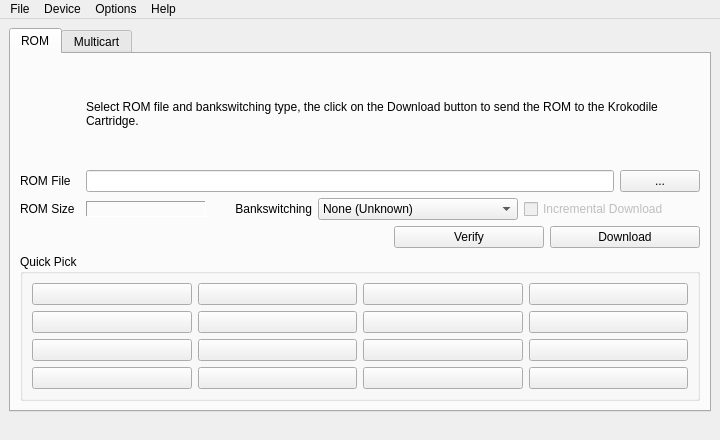
<?xml version="1.0" encoding="UTF-8"?>
<ui version="4.0">
 <class>KrokComWindow</class>
 <widget class="QMainWindow" name="KrokComWindow">
  <property name="geometry">
   <rect>
    <x>0</x>
    <y>0</y>
    <width>720</width>
    <height>440</height>
   </rect>
  </property>
  <property name="sizePolicy">
   <sizepolicy hsizetype="Fixed" vsizetype="Fixed">
    <horstretch>0</horstretch>
    <verstretch>0</verstretch>
   </sizepolicy>
  </property>
  <property name="minimumSize">
   <size>
    <width>720</width>
    <height>440</height>
   </size>
  </property>
  <property name="maximumSize">
   <size>
    <width>720</width>
    <height>440</height>
   </size>
  </property>
  <property name="baseSize">
   <size>
    <width>720</width>
    <height>440</height>
   </size>
  </property>
  <property name="windowTitle">
   <string>Krokodile Commander for UNIX</string>
  </property>
  <property name="windowIcon">
   <iconset resource="resources.qrc">
    <normaloff>:/icons/pics/appicon.png</normaloff>:/icons/pics/appicon.png</iconset>
  </property>
  <property name="unifiedTitleAndToolBarOnMac">
   <bool>false</bool>
  </property>
  <widget class="QWidget" name="centralwidget">
   <layout class="QGridLayout" name="gridLayout">
    <item row="1" column="0">
     <widget class="QTabWidget" name="tabWidget">
      <property name="minimumSize">
       <size>
        <width>701</width>
        <height>0</height>
       </size>
      </property>
      <property name="currentIndex">
       <number>0</number>
      </property>
      <widget class="QWidget" name="romtab">
       <attribute name="title">
        <string>ROM</string>
       </attribute>
       <layout class="QVBoxLayout" name="verticalLayout">
        <item>
         <layout class="QHBoxLayout" name="horizontalLayout">
          <item>
           <widget class="QLabel" name="label">
            <property name="minimumSize">
             <size>
              <width>60</width>
              <height>43</height>
             </size>
            </property>
            <property name="maximumSize">
             <size>
              <width>60</width>
              <height>43</height>
             </size>
            </property>
            <property name="text">
             <string/>
            </property>
            <property name="pixmap">
             <pixmap resource="resources.qrc">:/icons/pics/romchip.png</pixmap>
            </property>
           </widget>
          </item>
          <item>
           <widget class="QLabel" name="label_2">
            <property name="minimumSize">
             <size>
              <width>600</width>
              <height>0</height>
             </size>
            </property>
            <property name="text">
             <string>Select ROM file and bankswitching type, the click on the Download button to send the ROM to the Krokodile Cartridge.</string>
            </property>
            <property name="alignment">
             <set>Qt::AlignLeading|Qt::AlignLeft|Qt::AlignVCenter</set>
            </property>
            <property name="wordWrap">
             <bool>true</bool>
            </property>
           </widget>
          </item>
         </layout>
        </item>
        <item>
         <layout class="QHBoxLayout" name="horizontalLayout_2">
          <item>
           <widget class="QLabel" name="label_3">
            <property name="minimumSize">
             <size>
              <width>60</width>
              <height>0</height>
             </size>
            </property>
            <property name="maximumSize">
             <size>
              <width>60</width>
              <height>16777215</height>
             </size>
            </property>
            <property name="text">
             <string>ROM File </string>
            </property>
           </widget>
          </item>
          <item>
           <widget class="QLineEdit" name="romFileEdit">
            <property name="sizePolicy">
             <sizepolicy hsizetype="Expanding" vsizetype="Fixed">
              <horstretch>0</horstretch>
              <verstretch>0</verstretch>
             </sizepolicy>
            </property>
            <property name="maximumSize">
             <size>
              <width>592</width>
              <height>29</height>
             </size>
            </property>
            <property name="toolTip">
             <string>Copy and paste a single-load ROM image.</string>
            </property>
            <property name="readOnly">
             <bool>false</bool>
            </property>
            <property name="tabChangesFocus" stdset="0">
             <bool>true</bool>
            </property>
           </widget>
          </item>
          <item>
           <widget class="QPushButton" name="openRomButton">
            <property name="toolTip">
             <string>Select a single-load ROM image.</string>
            </property>
            <property name="text">
             <string>...</string>
            </property>
           </widget>
          </item>
         </layout>
        </item>
        <item>
         <layout class="QHBoxLayout" name="horizontalLayout_3">
          <item>
           <widget class="QLabel" name="label_4">
            <property name="minimumSize">
             <size>
              <width>60</width>
              <height>0</height>
             </size>
            </property>
            <property name="maximumSize">
             <size>
              <width>60</width>
              <height>16777215</height>
             </size>
            </property>
            <property name="text">
             <string>ROM Size</string>
            </property>
           </widget>
          </item>
          <item>
           <widget class="QLabel" name="romSizeLabel">
            <property name="sizePolicy">
             <sizepolicy hsizetype="Fixed" vsizetype="Fixed">
              <horstretch>0</horstretch>
              <verstretch>0</verstretch>
             </sizepolicy>
            </property>
            <property name="minimumSize">
             <size>
              <width>120</width>
              <height>0</height>
             </size>
            </property>
            <property name="toolTip">
             <string>Size of the chosen ROM image.</string>
            </property>
            <property name="frameShape">
             <enum>QFrame::Panel</enum>
            </property>
            <property name="frameShadow">
             <enum>QFrame::Sunken</enum>
            </property>
            <property name="text">
             <string/>
            </property>
           </widget>
          </item>
          <item>
           <widget class="QLabel" name="label_6">
            <property name="sizePolicy">
             <sizepolicy hsizetype="Fixed" vsizetype="Fixed">
              <horstretch>0</horstretch>
              <verstretch>0</verstretch>
             </sizepolicy>
            </property>
            <property name="minimumSize">
             <size>
              <width>100</width>
              <height>0</height>
             </size>
            </property>
            <property name="text">
             <string>Bankswitching</string>
            </property>
            <property name="alignment">
             <set>Qt::AlignRight|Qt::AlignTrailing|Qt::AlignVCenter</set>
            </property>
           </widget>
          </item>
          <item>
           <widget class="QComboBox" name="romBSType">
            <property name="minimumSize">
             <size>
              <width>200</width>
              <height>0</height>
             </size>
            </property>
            <property name="toolTip">
             <string>Override the bankswitching scheme
for the currently selected ROM image.
Schemes marked with (*) are not currently
supported by the Krok Cart.</string>
            </property>
            <item>
             <property name="text">
              <string>None (Unknown)</string>
             </property>
            </item>
            <item>
             <property name="text">
              <string>0840 (8K ECONObank)</string>
             </property>
            </item>
            <item>
             <property name="text">
              <string>3E (32K Tigervision)</string>
             </property>
            </item>
            <item>
             <property name="text">
              <string>3F (512K Tigervision)</string>
             </property>
            </item>
            <item>
             <property name="text">
              <string>4A50* (64K 4A50 + ram)</string>
             </property>
            </item>
            <item>
             <property name="text">
              <string>4K (4K Atari)</string>
             </property>
            </item>
            <item>
             <property name="text">
              <string>AR* (Supercharger)</string>
             </property>
            </item>
            <item>
             <property name="text">
              <string>CV (Commvid + RAM)</string>
             </property>
            </item>
            <item>
             <property name="text">
              <string>DPC* (Pitfall II)</string>
             </property>
            </item>
            <item>
             <property name="text">
              <string>E0* (8K Parker Bros)</string>
             </property>
            </item>
            <item>
             <property name="text">
              <string>E7 (16K M-network)</string>
             </property>
            </item>
            <item>
             <property name="text">
              <string>EF (H. Runner)</string>
             </property>
            </item>
            <item>
             <property name="text">
              <string>EFSC (H. Runner + RAM)</string>
             </property>
            </item>
            <item>
             <property name="text">
              <string>F0* (Dynacom Megaboy)</string>
             </property>
            </item>
            <item>
             <property name="text">
              <string>F4 (32K Atari)</string>
             </property>
            </item>
            <item>
             <property name="text">
              <string>F4SC (32K Atari + RAM)</string>
             </property>
            </item>
            <item>
             <property name="text">
              <string>F6 (16K Atari)</string>
             </property>
            </item>
            <item>
             <property name="text">
              <string>F6SC (16K Atari + RAM)</string>
             </property>
            </item>
            <item>
             <property name="text">
              <string>F8 (8K Atari)</string>
             </property>
            </item>
            <item>
             <property name="text">
              <string>F8SC (8K Atari + RAM)</string>
             </property>
            </item>
            <item>
             <property name="text">
              <string>FA (CBS RAM Plus)</string>
             </property>
            </item>
            <item>
             <property name="text">
              <string>FE* (8K Decathlon)</string>
             </property>
            </item>
            <item>
             <property name="text">
              <string>MC* (C. Wilkson Megacart)</string>
             </property>
            </item>
            <item>
             <property name="text">
              <string>SB* (128-256K SUPERbank)</string>
             </property>
            </item>
            <item>
             <property name="text">
              <string>UA (8K UA Ltd.)</string>
             </property>
            </item>
            <item>
             <property name="text">
              <string>X07* (64K AtariAge)</string>
             </property>
            </item>
            <item>
             <property name="text">
              <string>MC4K Multicart (8K - 512K)</string>
             </property>
            </item>
            <item>
             <property name="text">
              <string>MCF8 Multicart (16K - 512K)</string>
             </property>
            </item>
            <item>
             <property name="text">
              <string>MCF6 Multicart (32K - 512K)</string>
             </property>
            </item>
            <item>
             <property name="text">
              <string>MCF4 Multicart (64K - 512K)</string>
             </property>
            </item>
           </widget>
          </item>
          <item>
           <widget class="QCheckBox" name="checkBox">
            <property name="enabled">
             <bool>false</bool>
            </property>
            <property name="toolTip">
             <string>Only download the differences from the
current cartridge content.</string>
            </property>
            <property name="text">
             <string>Incremental Download</string>
            </property>
           </widget>
          </item>
         </layout>
        </item>
        <item>
         <layout class="QHBoxLayout" name="horizontalLayout_4">
          <item>
           <spacer name="horizontalSpacer">
            <property name="orientation">
             <enum>Qt::Horizontal</enum>
            </property>
            <property name="sizeHint" stdset="0">
             <size>
              <width>40</width>
              <height>20</height>
             </size>
            </property>
           </spacer>
          </item>
          <item>
           <widget class="QPushButton" name="verifyButton">
            <property name="minimumSize">
             <size>
              <width>150</width>
              <height>0</height>
             </size>
            </property>
            <property name="toolTip">
             <string>Verify the most recent download
to the Krok Cart.</string>
            </property>
            <property name="text">
             <string>Verify</string>
            </property>
           </widget>
          </item>
          <item>
           <widget class="QPushButton" name="downloadButton">
            <property name="minimumSize">
             <size>
              <width>150</width>
              <height>0</height>
             </size>
            </property>
            <property name="toolTip">
             <string>Download the currently selected ROM
image to the Krok Cart.</string>
            </property>
            <property name="text">
             <string>Download</string>
            </property>
           </widget>
          </item>
         </layout>
        </item>
        <item>
         <widget class="QGroupBox" name="groupBox">
          <property name="title">
           <string>Quick Pick</string>
          </property>
          <layout class="QGridLayout" name="gridLayout_2">
           <item row="0" column="0">
            <widget class="QPushButton" name="qp1Button">
             <property name="minimumSize">
              <size>
               <width>157</width>
               <height>0</height>
              </size>
             </property>
             <property name="contextMenuPolicy">
              <enum>Qt::DefaultContextMenu</enum>
             </property>
             <property name="toolTip">
              <string>Right-click to select ROM Image.
Left-click to use the chosen ROM.</string>
             </property>
             <property name="text">
              <string/>
             </property>
            </widget>
           </item>
           <item row="0" column="3">
            <widget class="QPushButton" name="qp4Button">
             <property name="minimumSize">
              <size>
               <width>157</width>
               <height>0</height>
              </size>
             </property>
             <property name="toolTip">
              <string>Right-click to select ROM Image.
Left-click to use the chosen ROM.</string>
             </property>
             <property name="text">
              <string/>
             </property>
            </widget>
           </item>
           <item row="1" column="0">
            <widget class="QPushButton" name="qp5Button">
             <property name="toolTip">
              <string>Right-click to select ROM Image.
Left-click to use the chosen ROM.</string>
             </property>
             <property name="text">
              <string/>
             </property>
            </widget>
           </item>
           <item row="1" column="1">
            <widget class="QPushButton" name="qp6Button">
             <property name="toolTip">
              <string>Right-click to select ROM Image.
Left-click to use the chosen ROM.</string>
             </property>
             <property name="text">
              <string/>
             </property>
            </widget>
           </item>
           <item row="1" column="2">
            <widget class="QPushButton" name="qp7Button">
             <property name="toolTip">
              <string>Right-click to select ROM Image.
Left-click to use the chosen ROM.</string>
             </property>
             <property name="text">
              <string/>
             </property>
            </widget>
           </item>
           <item row="1" column="3">
            <widget class="QPushButton" name="qp8Button">
             <property name="toolTip">
              <string>Right-click to select ROM Image.
Left-click to use the chosen ROM.</string>
             </property>
             <property name="text">
              <string/>
             </property>
            </widget>
           </item>
           <item row="2" column="0">
            <widget class="QPushButton" name="qp9Button">
             <property name="toolTip">
              <string>Right-click to select ROM Image.
Left-click to use the chosen ROM.</string>
             </property>
             <property name="text">
              <string/>
             </property>
            </widget>
           </item>
           <item row="2" column="1">
            <widget class="QPushButton" name="qp10Button">
             <property name="toolTip">
              <string>Right-click to select ROM Image.
Left-click to use the chosen ROM.</string>
             </property>
             <property name="text">
              <string/>
             </property>
            </widget>
           </item>
           <item row="2" column="2">
            <widget class="QPushButton" name="qp11Button">
             <property name="toolTip">
              <string>Right-click to select ROM Image.
Left-click to use the chosen ROM.</string>
             </property>
             <property name="text">
              <string/>
             </property>
            </widget>
           </item>
           <item row="2" column="3">
            <widget class="QPushButton" name="qp12Button">
             <property name="toolTip">
              <string>Right-click to select ROM Image.
Left-click to use the chosen ROM.</string>
             </property>
             <property name="text">
              <string/>
             </property>
            </widget>
           </item>
           <item row="3" column="0">
            <widget class="QPushButton" name="qp13Button">
             <property name="toolTip">
              <string>Right-click to select ROM Image.
Left-click to use the chosen ROM.</string>
             </property>
             <property name="text">
              <string/>
             </property>
            </widget>
           </item>
           <item row="3" column="1">
            <widget class="QPushButton" name="qp14Button">
             <property name="toolTip">
              <string>Right-click to select ROM Image.
Left-click to use the chosen ROM.</string>
             </property>
             <property name="text">
              <string/>
             </property>
            </widget>
           </item>
           <item row="3" column="2">
            <widget class="QPushButton" name="qp15Button">
             <property name="toolTip">
              <string>Right-click to select ROM Image.
Left-click to use the chosen ROM.</string>
             </property>
             <property name="text">
              <string/>
             </property>
            </widget>
           </item>
           <item row="3" column="3">
            <widget class="QPushButton" name="qp16Button">
             <property name="toolTip">
              <string>Right-click to select ROM Image.
Left-click to use the chosen ROM.</string>
             </property>
             <property name="text">
              <string/>
             </property>
            </widget>
           </item>
           <item row="0" column="2">
            <widget class="QPushButton" name="qp3Button">
             <property name="minimumSize">
              <size>
               <width>157</width>
               <height>0</height>
              </size>
             </property>
             <property name="toolTip">
              <string>Right-click to select ROM Image.
Left-click to use the chosen ROM.</string>
             </property>
             <property name="text">
              <string/>
             </property>
            </widget>
           </item>
           <item row="0" column="1">
            <widget class="QPushButton" name="qp2Button">
             <property name="minimumSize">
              <size>
               <width>157</width>
               <height>0</height>
              </size>
             </property>
             <property name="toolTip">
              <string>Right-click to select ROM Image.
Left-click to use the chosen ROM.</string>
             </property>
             <property name="text">
              <string/>
             </property>
            </widget>
           </item>
          </layout>
         </widget>
        </item>
       </layout>
      </widget>
      <widget class="QWidget" name="mcarttab">
       <attribute name="title">
        <string>Multicart</string>
       </attribute>
       <layout class="QVBoxLayout" name="verticalLayout_2">
        <item>
         <layout class="QHBoxLayout" name="horizontalLayout_5">
          <item>
           <widget class="QLabel" name="label_7">
            <property name="sizePolicy">
             <sizepolicy hsizetype="Fixed" vsizetype="Fixed">
              <horstretch>0</horstretch>
              <verstretch>0</verstretch>
             </sizepolicy>
            </property>
            <property name="minimumSize">
             <size>
              <width>40</width>
              <height>0</height>
             </size>
            </property>
            <property name="text">
             <string>Type</string>
            </property>
            <property name="alignment">
             <set>Qt::AlignLeading|Qt::AlignLeft|Qt::AlignVCenter</set>
            </property>
           </widget>
          </item>
          <item>
           <widget class="QComboBox" name="mcartBSType">
            <property name="minimumSize">
             <size>
              <width>120</width>
              <height>0</height>
             </size>
            </property>
            <property name="toolTip">
             <string>Choose the bankswitching mode
for the multicart.</string>
            </property>
            <item>
             <property name="text">
              <string>4K (4K Atari)</string>
             </property>
            </item>
            <item>
             <property name="text">
              <string>F8 (8K Atari)</string>
             </property>
            </item>
            <item>
             <property name="text">
              <string>F6 (16K Atari)</string>
             </property>
            </item>
            <item>
             <property name="text">
              <string>F4 (32K Atari)</string>
             </property>
            </item>
           </widget>
          </item>
          <item>
           <widget class="QLabel" name="label_9">
            <property name="enabled">
             <bool>true</bool>
            </property>
            <property name="minimumSize">
             <size>
              <width>140</width>
              <height>0</height>
             </size>
            </property>
            <property name="maximumSize">
             <size>
              <width>16777215</width>
              <height>16777215</height>
             </size>
            </property>
            <property name="text">
             <string>Multicart Info (*.mul)</string>
            </property>
           </widget>
          </item>
          <item>
           <widget class="QLineEdit" name="mcartinfoFileEdit">
            <property name="enabled">
             <bool>true</bool>
            </property>
            <property name="sizePolicy">
             <sizepolicy hsizetype="Expanding" vsizetype="Fixed">
              <horstretch>0</horstretch>
              <verstretch>0</verstretch>
             </sizepolicy>
            </property>
            <property name="maximumSize">
             <size>
              <width>592</width>
              <height>29</height>
             </size>
            </property>
            <property name="toolTip">
             <string>An info file is used to store your
entries on this page.</string>
            </property>
            <property name="readOnly">
             <bool>false</bool>
            </property>
            <property name="tabChangesFocus" stdset="0">
             <bool>true</bool>
            </property>
           </widget>
          </item>
          <item>
           <widget class="QPushButton" name="mcartinfoOpenButton">
            <property name="enabled">
             <bool>true</bool>
            </property>
            <property name="maximumSize">
             <size>
              <width>30</width>
              <height>16777215</height>
             </size>
            </property>
            <property name="toolTip">
             <string>Select a multicart info file.</string>
            </property>
            <property name="text">
             <string>...</string>
            </property>
           </widget>
          </item>
          <item>
           <widget class="QPushButton" name="mcartinfoNewButton">
            <property name="enabled">
             <bool>true</bool>
            </property>
            <property name="maximumSize">
             <size>
              <width>30</width>
              <height>16777215</height>
             </size>
            </property>
            <property name="toolTip">
             <string>Create a new multicart info file,
removing all current entries.</string>
            </property>
            <property name="text">
             <string/>
            </property>
            <property name="icon">
             <iconset resource="resources.qrc">
              <normaloff>:/icons/pics/new.png</normaloff>:/icons/pics/new.png</iconset>
            </property>
           </widget>
          </item>
          <item>
           <widget class="QPushButton" name="mcartinfoSaveButton">
            <property name="enabled">
             <bool>true</bool>
            </property>
            <property name="maximumSize">
             <size>
              <width>30</width>
              <height>16777215</height>
             </size>
            </property>
            <property name="toolTip">
             <string>Save all current entries to a
multicart info file.</string>
            </property>
            <property name="text">
             <string/>
            </property>
            <property name="icon">
             <iconset resource="resources.qrc">
              <normaloff>:/icons/pics/save.png</normaloff>:/icons/pics/save.png</iconset>
            </property>
           </widget>
          </item>
         </layout>
        </item>
        <item>
         <layout class="QGridLayout" name="gridLayout_3">
          <item row="0" column="1">
           <widget class="QPushButton" name="mcartUpButton">
            <property name="enabled">
             <bool>true</bool>
            </property>
            <property name="maximumSize">
             <size>
              <width>30</width>
              <height>16777215</height>
             </size>
            </property>
            <property name="toolTip">
             <string>Move selected entry up one position.</string>
            </property>
            <property name="text">
             <string/>
            </property>
            <property name="icon">
             <iconset resource="resources.qrc">
              <normaloff>:/icons/pics/uparrow.png</normaloff>:/icons/pics/uparrow.png</iconset>
            </property>
           </widget>
          </item>
          <item row="1" column="1">
           <spacer name="verticalSpacer">
            <property name="orientation">
             <enum>Qt::Vertical</enum>
            </property>
            <property name="sizeHint" stdset="0">
             <size>
              <width>20</width>
              <height>40</height>
             </size>
            </property>
           </spacer>
          </item>
          <item row="2" column="1">
           <widget class="QPushButton" name="mcartLoadDirButton">
            <property name="enabled">
             <bool>true</bool>
            </property>
            <property name="maximumSize">
             <size>
              <width>30</width>
              <height>16777215</height>
             </size>
            </property>
            <property name="toolTip">
             <string>Load all files from selected directory.</string>
            </property>
            <property name="statusTip">
             <string/>
            </property>
            <property name="text">
             <string/>
            </property>
            <property name="icon">
             <iconset resource="resources.qrc">
              <normaloff>:/icons/pics/plus.png</normaloff>:/icons/pics/plus.png</iconset>
            </property>
           </widget>
          </item>
          <item row="3" column="1">
           <spacer name="verticalSpacer_2">
            <property name="orientation">
             <enum>Qt::Vertical</enum>
            </property>
            <property name="sizeHint" stdset="0">
             <size>
              <width>20</width>
              <height>40</height>
             </size>
            </property>
           </spacer>
          </item>
          <item row="4" column="1">
           <widget class="QPushButton" name="mcartDownButton">
            <property name="enabled">
             <bool>true</bool>
            </property>
            <property name="maximumSize">
             <size>
              <width>30</width>
              <height>16777215</height>
             </size>
            </property>
            <property name="toolTip">
             <string>Move selected entry down one position.</string>
            </property>
            <property name="text">
             <string/>
            </property>
            <property name="icon">
             <iconset resource="resources.qrc">
              <normaloff>:/icons/pics/downarrow.png</normaloff>:/icons/pics/downarrow.png</iconset>
            </property>
           </widget>
          </item>
          <item row="0" column="0" rowspan="5">
           <widget class="QTableWidget" name="mcartTable">
            <property name="toolTip">
             <string>Select the ROM files for your multicart here.</string>
            </property>
            <property name="horizontalScrollBarPolicy">
             <enum>Qt::ScrollBarAlwaysOff</enum>
            </property>
            <property name="selectionMode">
             <enum>QAbstractItemView::SingleSelection</enum>
            </property>
            <property name="rowCount">
             <number>127</number>
            </property>
            <property name="columnCount">
             <number>4</number>
            </property>
            <attribute name="horizontalHeaderHighlightSections">
             <bool>false</bool>
            </attribute>
            <attribute name="horizontalHeaderStretchLastSection">
             <bool>false</bool>
            </attribute>
            <attribute name="verticalHeaderHighlightSections">
             <bool>false</bool>
            </attribute>
            <row/>
            <row/>
            <row/>
            <row/>
            <row/>
            <row/>
            <row/>
            <row/>
            <row/>
            <row/>
            <row/>
            <row/>
            <row/>
            <row/>
            <row/>
            <row/>
            <row/>
            <row/>
            <row/>
            <row/>
            <row/>
            <row/>
            <row/>
            <row/>
            <row/>
            <row/>
            <row/>
            <row/>
            <row/>
            <row/>
            <row/>
            <row/>
            <row/>
            <row/>
            <row/>
            <row/>
            <row/>
            <row/>
            <row/>
            <row/>
            <row/>
            <row/>
            <row/>
            <row/>
            <row/>
            <row/>
            <row/>
            <row/>
            <row/>
            <row/>
            <row/>
            <row/>
            <row/>
            <row/>
            <row/>
            <row/>
            <row/>
            <row/>
            <row/>
            <row/>
            <row/>
            <row/>
            <row/>
            <row/>
            <row/>
            <row/>
            <row/>
            <row/>
            <row/>
            <row/>
            <row/>
            <row/>
            <row/>
            <row/>
            <row/>
            <row/>
            <row/>
            <row/>
            <row/>
            <row/>
            <row/>
            <row/>
            <row/>
            <row/>
            <row/>
            <row/>
            <row/>
            <row/>
            <row/>
            <row/>
            <row/>
            <row/>
            <row/>
            <row/>
            <row/>
            <row/>
            <row/>
            <row/>
            <row/>
            <row/>
            <row/>
            <row/>
            <row/>
            <row/>
            <row/>
            <row/>
            <row/>
            <row/>
            <row/>
            <row/>
            <row/>
            <row/>
            <row/>
            <row/>
            <row/>
            <row/>
            <row/>
            <row/>
            <row/>
            <row/>
            <row/>
            <row/>
            <row/>
            <row/>
            <row/>
            <row/>
            <row/>
            <column>
             <property name="text">
              <string>Menu Name</string>
             </property>
            </column>
            <column>
             <property name="text">
              <string>Filename</string>
             </property>
            </column>
            <column>
             <property name="text">
              <string/>
             </property>
            </column>
            <column>
             <property name="text">
              <string/>
             </property>
            </column>
            <item row="0" column="0">
             <property name="text">
              <string/>
             </property>
            </item>
            <item row="0" column="1">
             <property name="text">
              <string/>
             </property>
            </item>
           </widget>
          </item>
         </layout>
        </item>
        <item>
         <layout class="QHBoxLayout" name="horizontalLayout_6">
          <item>
           <widget class="QLabel" name="label_5">
            <property name="minimumSize">
             <size>
              <width>60</width>
              <height>0</height>
             </size>
            </property>
            <property name="maximumSize">
             <size>
              <width>16777215</width>
              <height>16777215</height>
             </size>
            </property>
            <property name="text">
             <string>Multicart ROM</string>
            </property>
           </widget>
          </item>
          <item>
           <widget class="QLineEdit" name="mcartFileEdit">
            <property name="sizePolicy">
             <sizepolicy hsizetype="Expanding" vsizetype="Fixed">
              <horstretch>0</horstretch>
              <verstretch>0</verstretch>
             </sizepolicy>
            </property>
            <property name="maximumSize">
             <size>
              <width>592</width>
              <height>29</height>
             </size>
            </property>
            <property name="toolTip">
             <string>Name of the multicart ROM image.  Either select
an existing file, or provide a new name.</string>
            </property>
            <property name="readOnly">
             <bool>false</bool>
            </property>
            <property name="tabChangesFocus" stdset="0">
             <bool>true</bool>
            </property>
           </widget>
          </item>
          <item>
           <widget class="QPushButton" name="mcartOpenButton">
            <property name="maximumSize">
             <size>
              <width>30</width>
              <height>16777215</height>
             </size>
            </property>
            <property name="toolTip">
             <string>Select a multicart ROM image.</string>
            </property>
            <property name="text">
             <string>...</string>
            </property>
           </widget>
          </item>
          <item>
           <widget class="QPushButton" name="mcartCreateButton">
            <property name="toolTip">
             <string>Create the multicart ROM image.
You must select at least one ROM first.</string>
            </property>
            <property name="text">
             <string>Create</string>
            </property>
           </widget>
          </item>
          <item>
           <widget class="QComboBox" name="mcartTVType">
            <property name="toolTip">
             <string>Select the TV menu type.  Note that selecting
the wrong type may cause the screen to roll.</string>
            </property>
            <item>
             <property name="text">
              <string>NTSC</string>
             </property>
            </item>
            <item>
             <property name="text">
              <string>PAL</string>
             </property>
            </item>
           </widget>
          </item>
         </layout>
        </item>
       </layout>
      </widget>
     </widget>
    </item>
   </layout>
  </widget>
  <widget class="QMenuBar" name="menubar">
   <property name="geometry">
    <rect>
     <x>0</x>
     <y>0</y>
     <width>720</width>
     <height>28</height>
    </rect>
   </property>
   <widget class="QMenu" name="menuFile">
    <property name="title">
     <string>File</string>
    </property>
    <addaction name="actSelectROM"/>
    <addaction name="actDownloadROM"/>
    <addaction name="actVerifyROM"/>
    <addaction name="separator"/>
    <addaction name="actQuit"/>
   </widget>
   <widget class="QMenu" name="menuDevice">
    <property name="title">
     <string>Device</string>
    </property>
    <addaction name="actConnectKrokCart"/>
   </widget>
   <widget class="QMenu" name="menuOptions">
    <property name="enabled">
     <bool>true</bool>
    </property>
    <property name="title">
     <string>Options</string>
    </property>
    <widget class="QMenu" name="menuRetryCount">
     <property name="contextMenuPolicy">
      <enum>Qt::ActionsContextMenu</enum>
     </property>
     <property name="title">
      <string>Retry Count</string>
     </property>
     <addaction name="actRetry0"/>
     <addaction name="actRetry1"/>
     <addaction name="actRetry2"/>
     <addaction name="actRetry3"/>
    </widget>
    <addaction name="actAutoDownFileSelect"/>
    <addaction name="actAutoVerifyDownload"/>
    <addaction name="actIncDownload"/>
    <addaction name="menuRetryCount"/>
   </widget>
   <widget class="QMenu" name="menuHelp">
    <property name="title">
     <string>Help</string>
    </property>
    <addaction name="actAbout"/>
    <addaction name="actAboutQt"/>
   </widget>
   <addaction name="menuFile"/>
   <addaction name="menuDevice"/>
   <addaction name="menuOptions"/>
   <addaction name="menuHelp"/>
  </widget>
  <widget class="QStatusBar" name="statusbar">
   <property name="font">
    <font>
     <weight>75</weight>
     <bold>true</bold>
    </font>
   </property>
   <property name="layoutDirection">
    <enum>Qt::LeftToRight</enum>
   </property>
   <property name="sizeGripEnabled">
    <bool>false</bool>
   </property>
  </widget>
  <action name="actSelectROM">
   <property name="text">
    <string>Select ROM ...</string>
   </property>
  </action>
  <action name="actDownloadROM">
   <property name="text">
    <string>Download ROM</string>
   </property>
  </action>
  <action name="actVerifyROM">
   <property name="text">
    <string>Verify ROM</string>
   </property>
  </action>
  <action name="actQuit">
   <property name="text">
    <string>Quit</string>
   </property>
   <property name="shortcut">
    <string>Ctrl+Q</string>
   </property>
   <property name="menuRole">
    <enum>QAction::QuitRole</enum>
   </property>
  </action>
  <action name="actConnectKrokCart">
   <property name="text">
    <string>Connect</string>
   </property>
  </action>
  <action name="actAutoDownFileSelect">
   <property name="checkable">
    <bool>true</bool>
   </property>
   <property name="text">
    <string>Auto download after file select</string>
   </property>
  </action>
  <action name="actAutoVerifyDownload">
   <property name="checkable">
    <bool>true</bool>
   </property>
   <property name="text">
    <string>Auto verify after download</string>
   </property>
  </action>
  <action name="actIncDownload">
   <property name="checkable">
    <bool>true</bool>
   </property>
   <property name="enabled">
    <bool>false</bool>
   </property>
   <property name="text">
    <string>Incremental Download</string>
   </property>
  </action>
  <action name="actRetry0">
   <property name="checkable">
    <bool>true</bool>
   </property>
   <property name="checked">
    <bool>true</bool>
   </property>
   <property name="text">
    <string>0</string>
   </property>
   <property name="iconVisibleInMenu">
    <bool>false</bool>
   </property>
  </action>
  <action name="actRetry1">
   <property name="checkable">
    <bool>true</bool>
   </property>
   <property name="text">
    <string>1</string>
   </property>
   <property name="iconVisibleInMenu">
    <bool>false</bool>
   </property>
  </action>
  <action name="actRetry2">
   <property name="checkable">
    <bool>true</bool>
   </property>
   <property name="text">
    <string>2</string>
   </property>
   <property name="iconVisibleInMenu">
    <bool>false</bool>
   </property>
  </action>
  <action name="actRetry3">
   <property name="checkable">
    <bool>true</bool>
   </property>
   <property name="text">
    <string>3</string>
   </property>
   <property name="iconVisibleInMenu">
    <bool>false</bool>
   </property>
  </action>
  <action name="actAbout">
   <property name="text">
    <string>About</string>
   </property>
   <property name="menuRole">
    <enum>QAction::AboutRole</enum>
   </property>
  </action>
  <action name="actAboutQt">
   <property name="text">
    <string>About Qt</string>
   </property>
   <property name="menuRole">
    <enum>QAction::AboutQtRole</enum>
   </property>
  </action>
 </widget>
 <resources>
  <include location="resources.qrc"/>
 </resources>
 <connections/>
</ui>
